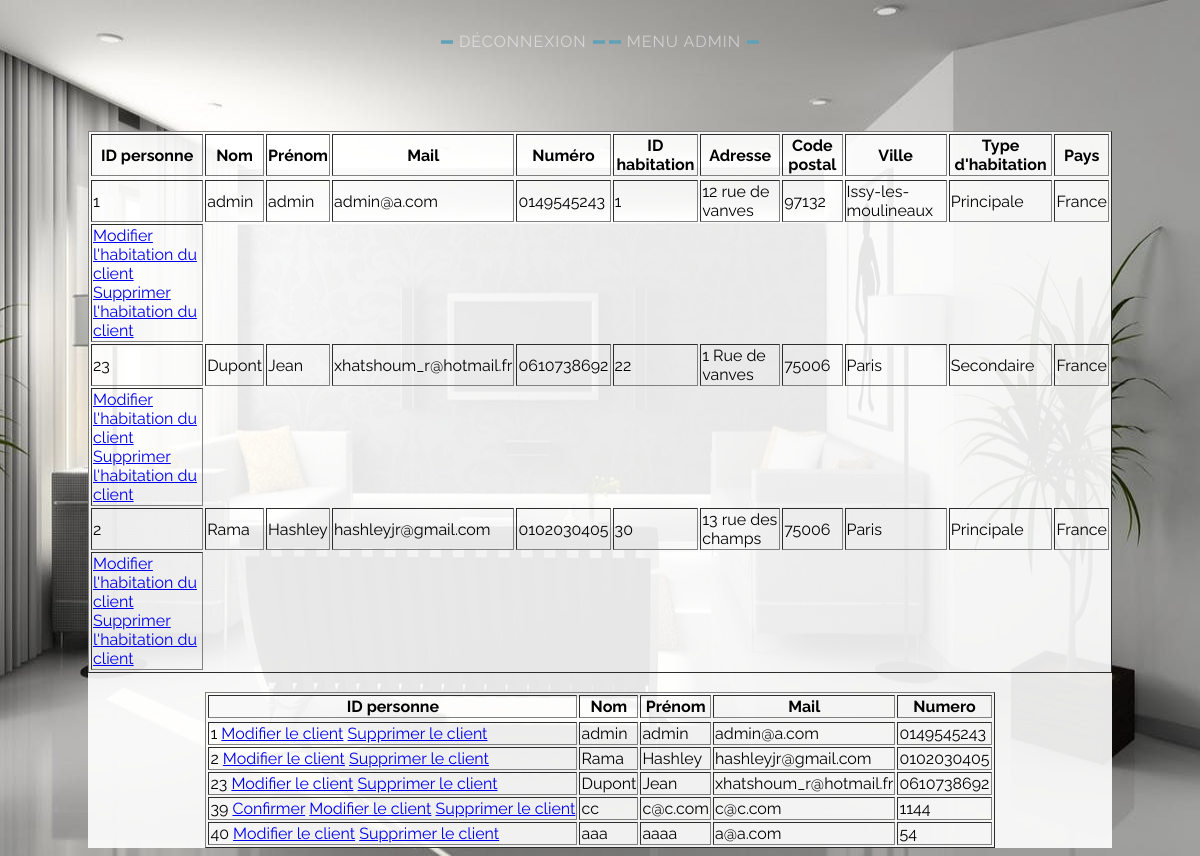
The app's page /administrateur_afficherclient.php (signed in) with its own data.
### tables this page shows
CREATE TABLE IF NOT EXISTS `habitation` (
  `id_habitation` int(11) NOT NULL AUTO_INCREMENT,
  `adresse` varchar(255) NOT NULL,
  `cp` int(5) NOT NULL,
  `ville` varchar(255) NOT NULL,
  `pays` varchar(255) NOT NULL,
  `type` varchar(255) NOT NULL,
  `id_personne` int(11) NOT NULL,
  `nomhabitation` varchar(255) NOT NULL,
  PRIMARY KEY (`id_habitation`),
  KEY `id_personne` (`id_personne`),
  KEY `id_personne_2` (`id_personne`),
  KEY `id_personne_3` (`id_personne`),
  KEY `id_personne_4` (`id_personne`)
);

CREATE TABLE IF NOT EXISTS `personne` (
  `id` int(11) NOT NULL AUTO_INCREMENT,
  `nom` varchar(255) NOT NULL,
  `prenom` varchar(255) NOT NULL,
  `mdp` text NOT NULL,
  `numero` varchar(20) NOT NULL,
  `mail` varchar(255) NOT NULL,
  `confirmkey` varchar(20) NOT NULL,
  `confirme` int(1) NOT NULL,
  `admin` int(11) NOT NULL,
  PRIMARY KEY (`id`)
);

### administrateur_afficherclient.php (the view, shortened to what this page needs)
<?php
include "verifadmin.php";
$habitation = $bdd -> query('SELECT * FROM habitation JOIN personne ON personne.id = habitation.id_personne');
$personne = $bdd -> query('SELECT * FROM personne');
?>
<html>
<head>
  <link rel="stylesheet" type="text/css" href="administrateur.css" />
</head>
<div class="snip1231">
 <a  class="current" href="deconnexion.php">Déconnexion</a>
<a class="current" href="administrateur.php">Menu admin</a>    </div>
<body align="center">
<div id="content">
  <table border>
    <tr> <th> ID personne </th> <th> Nom</th><th> Prénom</th><th> Mail</th><th> Numéro</th><th>ID habitation</th><th> Adresse</th> <th>Code postal</th><th>Ville</th><th>Type d'habitation</th><th>Pays</th></tr>
    <tr>
    <?php
    while($h=$habitation->fetch()) {
    ?>
      <tr>
          <td><?= $h['id'] ?></td> <td> <?= $h['nom'] ?> </td> <td> <?= $h['prenom'] ?></td><td>  <?= $h['mail'] ?></td><td>  <?= $h['numero'] ?> </td>
           <td><?= $h['id_habitation'] ?> </td><td> <?= $h['adresse']?> </td><td> <?= $h['cp']?></td><td>  <?= $h['ville']?></td> <td><?= $h['type']?>  </td><td> <?= $h['pays']?></td>
   </tr>
      <td><a href="administrateur_modifierclient.php?id=<?=$h['id']?>&amp;id_habitation=<?=$h['id_habitation']?>">Modifier l'habitation du client</a> </br><a href="administrateur_afficherclient.php?type=personne&supprimehabitation=<?= $h['id_habitation'] ?>">Supprimer l'habitation du client</a> </td>
      <?php } ?>
  </table>
<table border>
    <tr> <th> ID personne</th> <th> Nom</th><th> Prénom</th><th> Mail</th><th>Numero</th></tr>
    <tr>
    <?php
    while($p=$personne->fetch()) {
    ?>
      <tr>
          <td><?= $p['id'] ?>
          <?php if($p['confirme'] == 0)
          { ?>  <a href="administrateur_afficherclient.php?type=personne&confirme=<?= $p['id'] ?>">Confirmer</a>
          <?php } ?> <a href="administrateur_modifierclient.php?id=<?=$p['id']?>">Modifier le client</a>
          <a href="administrateur_afficherclient.php?type=personne&supprime=<?= $p['id'] ?>">Supprimer le client</a>
           </td> <td> <?= $p['nom'] ?> </td> <td> <?= $p['prenom'] ?></td><td>  <?= $p['mail'] ?></td><td>  <?= $p['numero'] ?> </td>
   </tr>
      <?php } ?>
  </table>
</div>
</body>

### administrateur.css (style rules this page uses)
body { font-family: 'Raleway'; background-image: url(image/admin.jpg); background-repeat: no-repeat; background-attachment: fixed; background-size: 100% 100%; }
table { margin-left: auto; margin-right: auto; }
#content { margin-top: 5em; background-color: rgba(255,255,255,0.9); margin-right : 5em; margin-left: 5em; }
.snip1231 { text-align: center; text-transform: uppercase; margin-top: 2em; }
.snip1231 * { -webkit-box-sizing: border-box; box-sizing: border-box; -webkit-transition: all 0.35s ease; transition: all 0.35s ease; }
.snip1231 a { padding: 0.8em 18px; color: rgba(255, 255, 255, 0.5); position: relative; letter-spacing: 1px; text-decoration: none; }
.snip1231 a:before, .snip1231 a:after { left: 0%; right: 0%; top: 50%; -webkit-transform: translateY(-50%) rotate(0deg); transform: translateY(-50%) rotate(0deg); content: ''; border-left: 12px solid #5FA2B8; border-right: 12px solid #5FA2B8; height: 3px; position: absolute; -webkit-transition: all 0.35s ease; transition: all 0.35s ease; }

### records on screen
habitation: id_personne "1", id_personne.nom "admin", id_personne.prenom "admin", id_personne.mail "admin@a.com", id_personne.numero "0149545243", id_habitation "1", adresse "12 rue de vanves", cp "97132", ville "Issy-les-moulineaux", type "Principale", pays "France"
habitation: id_personne "23", id_personne.nom "Dupont", id_personne.prenom "Jean", id_personne.mail "xhatshoum_r@hotmail.fr", id_personne.numero "0610738692", id_habitation "22", adresse "1 Rue de vanves", cp "75006", ville "Paris", type "Secondaire", pays "France"
habitation: id_personne "2", id_personne.nom "Rama", id_personne.prenom "Hashley", id_personne.mail "hashleyjr@gmail.com", id_personne.numero "0102030405", id_habitation "30", adresse "13 rue des champs", cp "75006", ville "Paris", type "Principale", pays "France"
personne: id "1", nom "admin", prenom "admin", mail "admin@a.com", numero "0149545243"
personne: id "2", nom "Rama", prenom "Hashley", mail "hashleyjr@gmail.com", numero "0102030405"
personne: id "23", nom "Dupont", prenom "Jean", mail "xhatshoum_r@hotmail.fr", numero "0610738692"
personne: id "39", nom "cc", prenom "c@c.com", mail "c@c.com", numero "1144"
personne: id "40", nom "aaa", prenom "aaaa", mail "a@a.com", numero "54"
